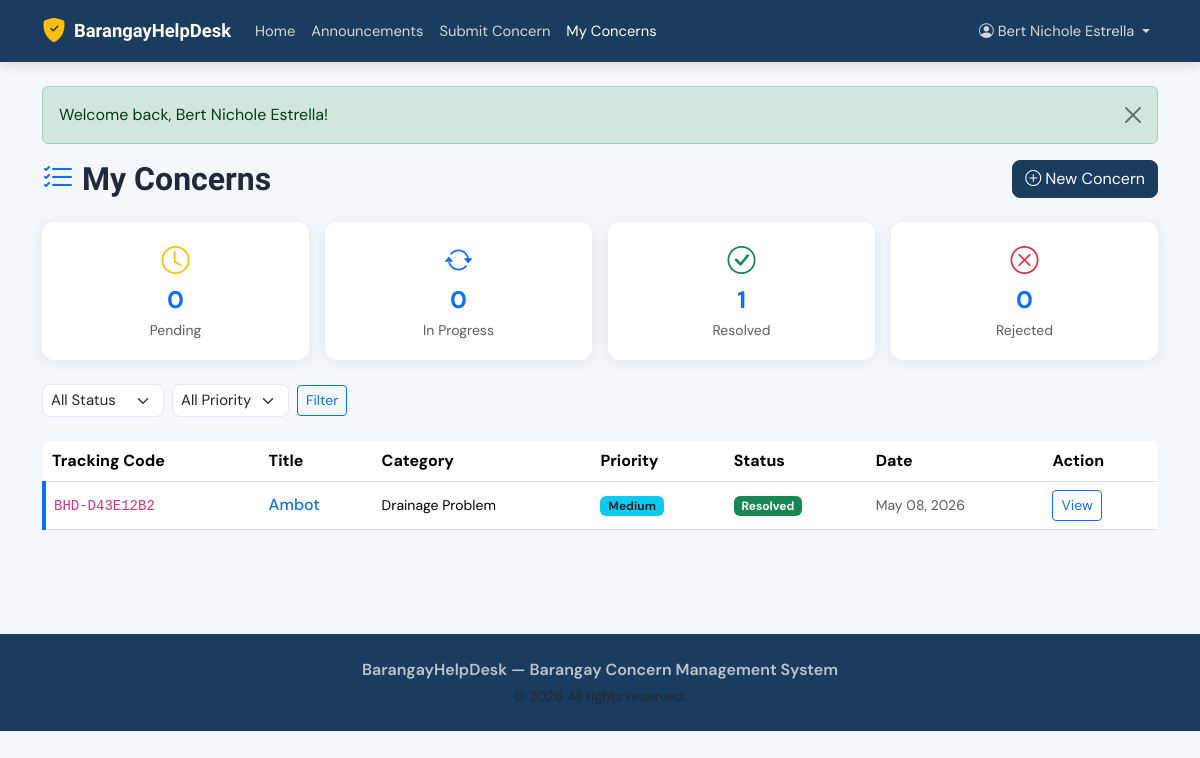
Screenshot of /resident/my_concerns.php (signed in) with the database file from the repository.
### tables this page shows
CREATE TABLE `concerns` (
  `id` int(11) NOT NULL,
  `tracking_code` varchar(20) NOT NULL,
  `user_id` int(11) NOT NULL,
  `category_id` int(11) NOT NULL,
  `title` varchar(255) NOT NULL,
  `description` text NOT NULL,
  `location` varchar(255) DEFAULT NULL,
  `priority` enum('low','medium','high','urgent') DEFAULT 'medium',
  `status` enum('pending','in_progress','resolved','rejected') DEFAULT 'pending',
  `assigned_to` int(11) DEFAULT NULL,
  `resolved_at` datetime DEFAULT NULL,
  `created_at` datetime DEFAULT current_timestamp(),
  `updated_at` datetime DEFAULT current_timestamp() ON UPDATE current_timestamp()
);

CREATE TABLE `concern_categories` (
  `id` int(11) NOT NULL,
  `name` varchar(100) NOT NULL,
  `description` text DEFAULT NULL,
  `icon` varchar(50) DEFAULT 'bi-question-circle',
  `is_active` tinyint(1) DEFAULT 1,
  `created_at` datetime DEFAULT current_timestamp()
);

### resident/my_concerns.php (the view, shortened to what this page needs)
<?php
require_once dirname(__DIR__) . '/includes/init.php';
$pdo    = db();
$userId = $_SESSION['user_id'];
$status   = $_GET['status'] ?? '';
$page     = max(1,(int)($_GET['page'] ?? 1));
$where  = "WHERE c.user_id=?";
$params = [$userId];
$total = $pdo->prepare("SELECT COUNT(*) FROM concerns c $where"); $total->execute($params); $total = (int)$total->fetchColumn();
$pag   = paginate($total, $page);
$stmt = $pdo->prepare("SELECT c.*,cat.name as cat_name,(SELECT COUNT(*) FROM concern_replies WHERE concern_id=c.id AND is_read=0 AND sender_type='admin') as unread FROM concerns c JOIN concern_categories cat ON c.category_id=cat.id $where ORDER BY c.created_at DESC LIMIT ? OFFSET ?");
$stmt->execute(array_merge($params,[$pag['per_page'],$pag['offset']]));
$concerns = $stmt->fetchAll();
$statStmt = $pdo->prepare("SELECT status,COUNT(*) as n FROM concerns WHERE user_id=? GROUP BY status");
$statStmt->execute([$userId]);
$stats = array_column($statStmt->fetchAll(),'n','status');
include dirname(__DIR__) . '/includes/header_resident.php';
?>
<div class="d-flex align-items-center justify-content-between mb-4 flex-wrap gap-2">
    <h2 class="fw-bold mb-0"><i class="bi bi-list-check text-primary me-2"></i>My Concerns</h2>
    <a href="<?= BASE_URL ?>/resident/submit_concern.php" class="btn btn-primary"><i class="bi bi-plus-circle me-1"></i>New Concern</a>
</div>
<div class="row g-3 mb-4">
    <?php foreach([['pending','Pending','warning','clock'],['in_progress','In Progress','primary','arrow-repeat'],['resolved','Resolved','success','check-circle'],['rejected','Rejected','danger','x-circle']] as $item): list($s,$l,$c,$icon) = $item; ?>
    <div class="col-6 col-md-3">
        <a href="?status=<?= $s ?>" class="text-decoration-none">
            <div class="bhd-card p-3 text-center <?= ($status===$s)?'border-'.$c:'border-0' ?>" style="border:2px solid transparent!important;<?= ($status===$s)?'border-color:var(--bs-'.$c.')!important':'' ?>">
                <i class="bi bi-<?= $icon ?> fs-3 text-<?= $c ?>"></i>
                <div class="fw-bold fs-4"><?= $stats[$s] ?? 0 ?></div>
                <small class="text-muted"><?= $l ?></small>
            </div>
        </a>
    </div>
    <?php endforeach; ?>
</div>
<div class="filter-bar mb-4 d-flex flex-wrap gap-2 align-items-center">
    <form class="d-flex flex-wrap gap-2 align-items-center w-100" method="GET">
        <select name="status" class="form-select form-select-sm" style="width:auto">
            <option value="">All Status</option>
        </select>
        <select name="priority" class="form-select form-select-sm" style="width:auto">
            <option value="">All Priority</option>
        </select>
        <button class="btn btn-sm btn-outline-primary">Filter</button>
    </form>
</div>
<?php if(empty($concerns)): ?>
    <div class="bhd-card p-5 text-center text-muted">
        <i class="bi bi-inbox fs-1 d-block mb-3"></i>
        <h5>No concerns found</h5>
        <p class="mb-3">You haven't submitted any concerns yet, or none match the current filter.</p>
        <a href="<?= BASE_URL ?>/resident/submit_concern.php" class="btn btn-primary">Submit Your First Concern</a>
    </div>
<?php else: ?>
    <div class="admin-table rounded-3 overflow-hidden mb-3">
        <div class="table-responsive">
        <table class="table table-hover align-middle">
            <thead><tr>
                <th>Tracking Code</th>
                <th>Title</th>
                <th>Category</th>
                <th>Priority</th>
                <th>Status</th>
                <th>Date</th>
                <th>Action</th>
            </tr></thead>
            <tbody>
            <?php foreach($concerns as $c): ?>
            <tr class="priority-<?= $c['priority'] ?>">
                <td><code class="small"><?= sanitize($c['tracking_code']) ?></code></td>
                <td>
                    <a href="<?= BASE_URL ?>/resident/concern_detail.php?id=<?= $c['id'] ?>" class="fw-medium text-decoration-none">
                        <?= sanitize(substr($c['title'],0,50)) ?><?= strlen($c['title'])>50?'...':'' ?>
                    </a>
                </td>
                <td><small><?= sanitize($c['cat_name']) ?></small></td>
                <td><?= priorityBadge($c['priority']) ?></td>
                <td><?= statusBadge($c['status']) ?></td>
                <td><small class="text-muted"><?= formatDate($c['created_at'],'M d, Y') ?></small></td>
                <td><a href="<?= BASE_URL ?>/resident/concern_detail.php?id=<?= $c['id'] ?>" class="btn btn-sm btn-outline-primary">View</a></td>
            </tr>
            <?php endforeach; ?>
            </tbody>
        </table>
        </div>
    </div>
<?php endif; ?>
<?php include dirname(__DIR__) . '/includes/footer_resident.php'; ?>

### includes/functions.php (shortened to what this page needs)
<?php
function sanitize($input) {
    return htmlspecialchars(strip_tags(trim((string)$input)), ENT_QUOTES, 'UTF-8');
}
function formatDate($date, $format = 'M d, Y h:i A') {
    return date($format, strtotime($date));
}
function priorityBadge($priority) {
    $map = [
        'low'    => ['class' => 'bg-secondary', 'label' => 'Low'],
        'medium' => ['class' => 'bg-info text-dark', 'label' => 'Medium'],
        'high'   => ['class' => 'bg-warning text-dark', 'label' => 'High'],
        'urgent' => ['class' => 'bg-danger', 'label' => 'Urgent'],
    ];
    $p = $map[$priority] ?? $map['medium'];
    return "<span class='badge {$p['class']}'>{$p['label']}</span>";
}
function statusBadge($status) {
    $map = [
        'pending'     => ['class' => 'bg-warning text-dark', 'label' => 'Pending'],
        'in_progress' => ['class' => 'bg-primary',           'label' => 'In Progress'],
        'resolved'    => ['class' => 'bg-success',           'label' => 'Resolved'],
        'rejected'    => ['class' => 'bg-danger',            'label' => 'Rejected'],
    ];
    $s = $map[$status] ?? $map['pending'];
    return "<span class='badge {$s['class']}'>{$s['label']}</span>";
}

### public/css/resident.css (style rules this page uses)
:root { --bhd-primary: #1a3c5e; --bhd-accent: #f0a500; --bhd-light: #f4f7fb; --bhd-card: #ffffff; --bhd-border: #e2e8f0; --bhd-text: #1e293b; --bhd-muted: #64748b; --bhd-radius: 12px; --bhd-shadow: 0 2px 16px rgba(26,60,94,.08); }
*,*::before,*::after { box-sizing:border-box }
body { font-family:'DM Sans',sans-serif;background:var(--bhd-light);color:var(--bhd-text);min-height:100vh }
h1,h2,h3,h4,h5,h6 { font-family:'Sora',sans-serif }
.bhd-card { background:var(--bhd-card);border:1px solid var(--bhd-border);border-radius:var(--bhd-radius);box-shadow:var(--bhd-shadow);transition:transform .2s,box-shadow .2s }
.form-control,.form-select { border-radius:8px;border:1.5px solid var(--bhd-border);font-size:.93rem;transition:border-color .2s,box-shadow .2s }
.btn-primary { background:var(--bhd-primary);border-color:var(--bhd-primary);border-radius:8px }
.priority-medium { border-left:4px solid #0d6efd!important }

### rows the page displays
concerns: tracking_code "BHD-D43E12B2", title "Ambot", category.name "Drainage Problem", priority "Medium", status "Resolved", created_at "May 08, 2026"

### other values shown
APP_NAME "BarangayHelpDesk"
$_SESSION['user_name'] "Bert Nichole Estrella"
$flash['message'] "Welcome back, Bert Nichole Estrella!"
$stats[$s] "0"
$l "Pending"
$l "In Progress"
$stats[$s] "1"
$l "Resolved"
$l "Rejected"
